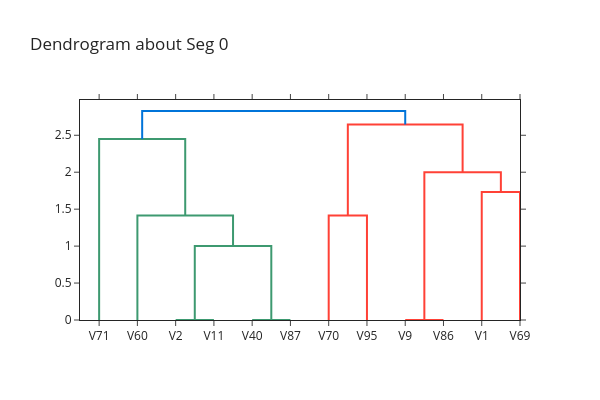

Notebook cell for this chart:
### Code cell
model.visualize_topic_seg(0)

### Figure 1 — Plotly figure (JSON) as saved in the notebook; plotly's stock layout.template omitted (floating-point values rounded to 4 significant figures)
{"data": [{"hoverinfo": "text", "marker": {"color": "rgb(61,153,112)"}, "mode": "lines", "type": "scatter", "x": [25.0, 25.0, 35.0, 35.0], "xaxis": "x", "y": [0.0, 0.0, 0.0, 0.0], "yaxis": "y"}, {"hoverinfo": "text", "marker": {"color": "rgb(61,153,112)"}, "mode": "lines", "type": "scatter", "x": [45.0, 45.0, 55.0, 55.0], "xaxis": "x", "y": [0.0, 0.0, 0.0, 0.0], "yaxis": "y"}, {"hoverinfo": "text", "marker": {"color": "rgb(61,153,112)"}, "mode": "lines", "type": "scatter", "x": [30.0, 30.0, 50.0, 50.0], "xaxis": "x", "y": [0.0, 1.0, 1.0, 0.0], "yaxis": "y"}, {"hoverinfo": "text", "marker": {"color": "rgb(61,153,112)"}, "mode": "lines", "type": "scatter", "x": [15.0, 15.0, 40.0, 40.0], "xaxis": "x", "y": [0.0, 1.414, 1.414, 1.0], "yaxis": "y"}, {"hoverinfo": "text", "marker": {"color": "rgb(61,153,112)"}, "mode": "lines", "type": "scatter", "x": [5.0, 5.0, 27.5, 27.5], "xaxis": "x", "y": [0.0, 2.449, 2.449, 1.414], "yaxis": "y"}, {"hoverinfo": "text", "marker": {"color": "rgb(255,65,54)"}, "mode": "lines", "type": "scatter", "x": [65.0, 65.0, 75.0, 75.0], "xaxis": "x", "y": [0.0, 1.414, 1.414, 0.0], "yaxis": "y"}, {"hoverinfo": "text", "marker": {"color": "rgb(255,65,54)"}, "mode": "lines", "type": "scatter", "x": [85.0, 85.0, 95.0, 95.0], "xaxis": "x", "y": [0.0, 0.0, 0.0, 0.0], "yaxis": "y"}, {"hoverinfo": "text", "marker": {"color": "rgb(255,65,54)"}, "mode": "lines", "type": "scatter", "x": [105.0, 105.0, 115.0, 115.0], "xaxis": "x", "y": [0.0, 1.732, 1.732, 0.0], "yaxis": "y"}, {"hoverinfo": "text", "marker": {"color": "rgb(255,65,54)"}, "mode": "lines", "type": "scatter", "x": [90.0, 90.0, 110.0, 110.0], "xaxis": "x", "y": [0.0, 2.0, 2.0, 1.732], "yaxis": "y"}, {"hoverinfo": "text", "marker": {"color": "rgb(255,65,54)"}, "mode": "lines", "type": "scatter", "x": [70.0, 70.0, 100.0, 100.0], "xaxis": "x", "y": [1.414, 2.646, 2.646, 2.0], "yaxis": "y"}, {"hoverinfo": "text", "marker": {"color": "rgb(0,116,217)"}, "mode": "lines", "type": "scatter", "x": [16.25, 16.25, 85.0, 85.0], "xaxis": "x", "y": [2.449, 2.828, 2.828, 2.646], "yaxis": "y"}], "layout": {"autosize": false, "height": 400, "hovermode": "closest", "showlegend": false, "title": {"text": "Dendrogram about Seg 0"}, "width": 600, "xaxis": {"mirror": "allticks", "rangemode": "tozero", "showgrid": false, "showline": true, "showticklabels": true, "tickmode": "array", "ticks": "outside", "ticktext": ["V71", "V60", "V2", "V11", "V40", "V87", "V70", "V95", "V9", "V86", "V1", "V69"], "tickvals": [5, 15, 25, 35, 45, 55, 65, 75, 85, 95, 105, 115], "type": "linear", "zeroline": false}, "yaxis": {"mirror": "allticks", "rangemode": "tozero", "showgrid": false, "showline": true, "showticklabels": true, "ticks": "outside", "type": "linear", "zeroline": false}}}
